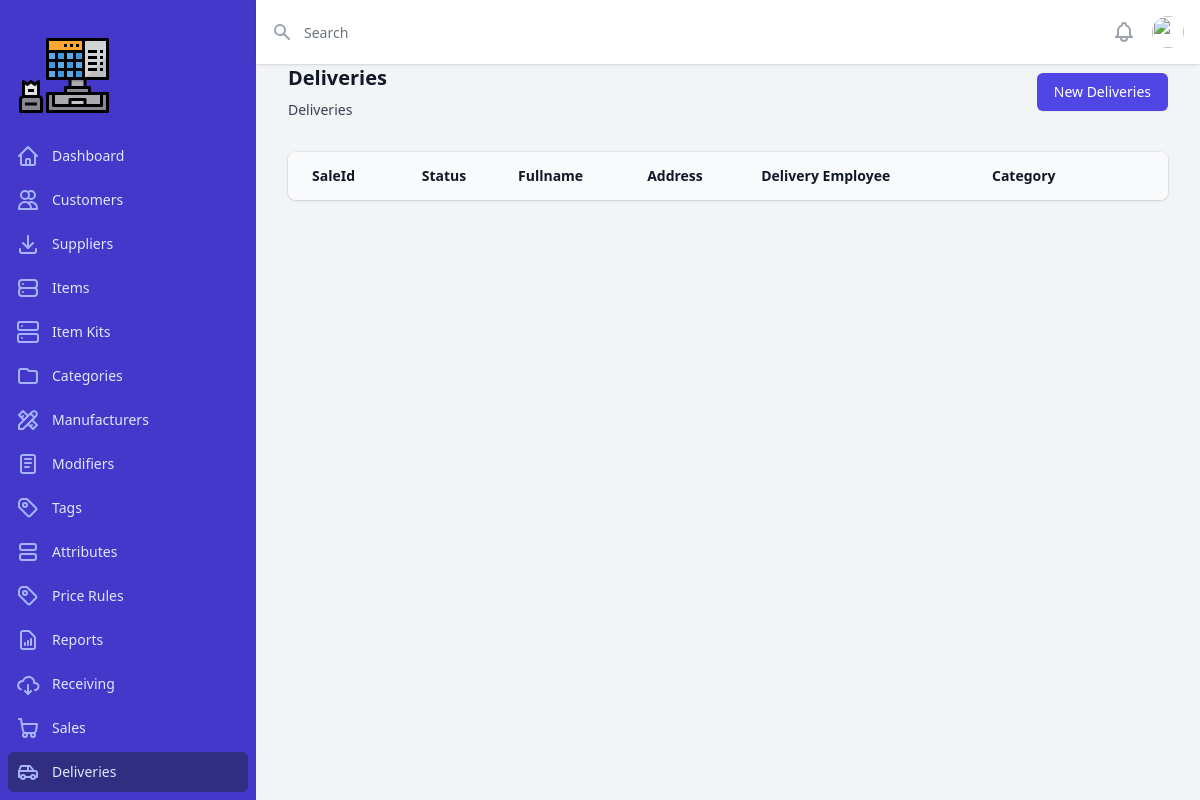
Page /index.php?page=deliveries on the earlier database version.
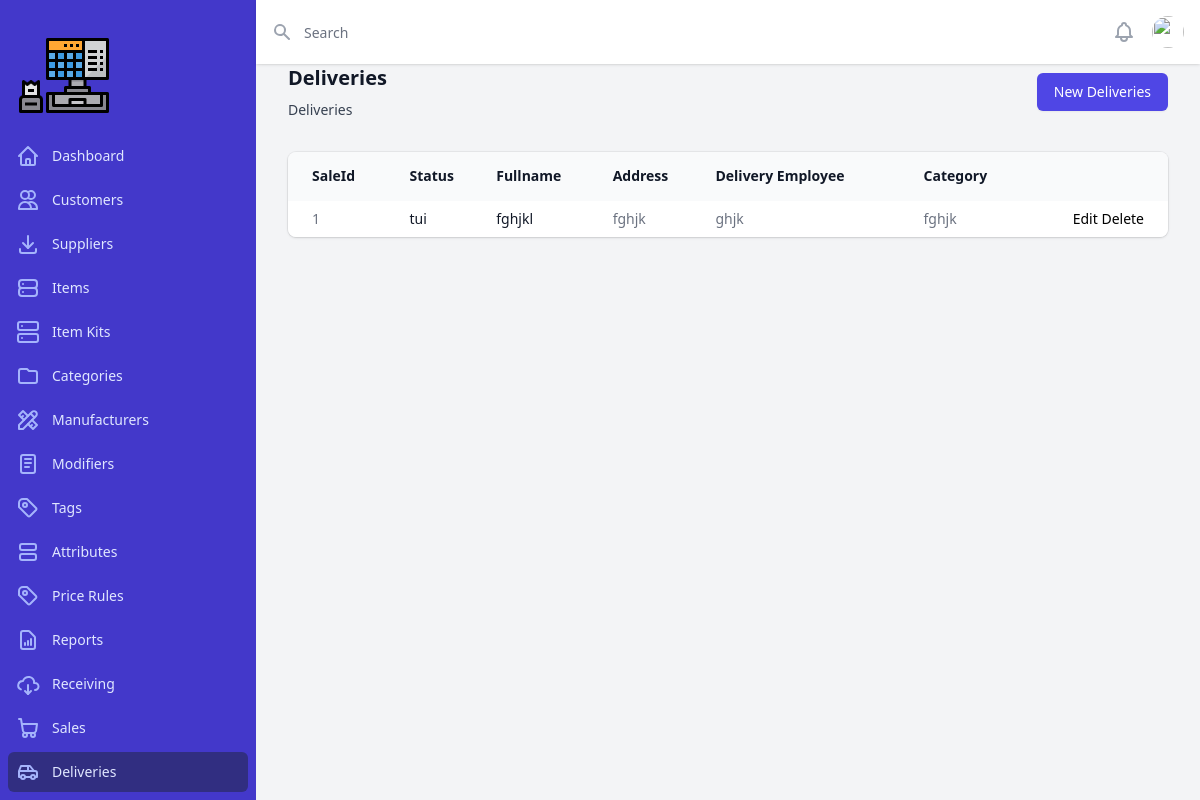
Same page on the later database version.
### tables this page shows
CREATE TABLE `tbl_deliveries` (
  `sale_id` int(11) NOT NULL,
  `status` varchar(50) NOT NULL,
  `fullname` varchar(50) NOT NULL,
  `address` varchar(50) NOT NULL,
  `delivery_employee` varchar(30) NOT NULL,
  `category` varchar(30) NOT NULL
);

### pages/deliveries/deliveries.php (the view, shortened to what this page needs)
<?php
require_once("config.php");
?>
<?php
	$pdo_statement = $pdo_conn->prepare("SELECT * FROM tbl_deliveries ORDER BY sale_id DESC");
	$pdo_statement->execute();
	$result = $pdo_statement->fetchAll();
?>
<div class="px-4 sm:px-6 lg:px-8">
  <div class="sm:flex sm:items-center">
    <div class="sm:flex-auto">
      <h1 class="text-xl font-semibold text-gray-900">Deliveries</h1>
      <p class="mt-2 text-sm text-gray-700">Deliveries</p>
    </div>
    <div class="mt-4 sm:mt-0 sm:ml-16 sm:flex-none">
      <a href="index.php?page=deliveries-create">
        <button type="button" class="inline-flex items-center justify-center rounded-md border border-transparent bg-indigo-600 px-4 py-2 text-sm font-medium text-white shadow-sm hover:bg-indigo-700 focus:outline-none focus:ring-2 focus:ring-indigo-500 focus:ring-offset-2 sm:w-auto">New Deliveries</button>
      </a>
    </div>
  </div>
  <div class="mt-8 flex flex-col">
    <div class="-my-2 -mx-4 overflow-x-auto sm:-mx-6 lg:-mx-8">
      <div class="inline-block min-w-full py-2 align-middle md:px-6 lg:px-8">
        <div class="overflow-hidden shadow ring-1 ring-black ring-opacity-5 md:rounded-lg">
          <table class="min-w-full divide-y divide-gray-50">
            <thead class="bg-gray-50">
              <tr>
                <th scope="col" class="whitespace-nowrap py-3.5 pl-4 pr-3 text-left text-sm font-semibold text-gray-900 sm:pl-6">SaleId</th>
                <th scope="col" class="whitespace-nowrap px-2 py-3.5 text-left text-sm font-semibold text-gray-900">Status</th>
                <th scope="col" class="whitespace-nowrap px-2 py-3.5 text-left text-sm font-semibold text-gray-900">Fullname</th></th>
                <th scope="col" class="whitespace-nowrap px-2 py-3.5 text-left text-sm font-semibold text-gray-900">Address</th>
                <th scope="col" class="whitespace-nowrap px-2 py-3.5 text-left text-sm font-semibold text-gray-900">Delivery Employee</th>
                <th scope="col" class="whitespace-nowrap px-2 py-3.5 text-left text-sm font-semibold text-gray-900">Category</th>
                <th scope="col" class="bg-gray-50 relative whitespace-nowrap py-3.5 pl-3 pr-4 sm:pr-6">
                </th>
              </tr>
            </thead>
            <tbody class="divide-y divide-gray-200 bg-white">
            <?php
              if(!empty($result)) {
              foreach($result as $row) {
              ?>
              <tr>
                <td class="whitespace-nowrap py-2 pl-4 pr-3 text-sm text-gray-500 sm:pl-6 text"><?php echo $row['sale_id'] ?></td>
                <td class="whitespace-nowrap px-2 py-2 text-sm font-medium text-gray-900"><?php echo $row['status'] ?></td>
                <td class="whitespace-nowrap px-2 py-2 text-sm text-gray-900"><?php echo $row['fullname'] ?></td>
                <td class="whitespace-nowrap px-2 py-2 text-sm text-gray-500"><?php echo $row['address'] ?></td>
                <td class="whitespace-nowrap px-2 py-2 text-sm text-gray-500"><?php echo $row['delivery_employee'] ?></td>
                <td class="whitespace-nowrap px-2 py-2 text-sm text-gray-500"><?php echo $row['category'] ?></td>
                <td class="relative whitespace-nowrap py-2 pr-4 text-right text-sm font-medium sm:pr-6 gap-2">
                  <a href="index.php?page=deliveries-update&sale_id=<?php echo $row['sale_id'] ?>">Edit</a>
                  <a href="index.php?page=deliveries-delete&sale_id=<?php echo $row['sale_id'] ?>" onclick="return confirm('do you want to delete this?')">Delete</a>
                </td>
              </tr>
              <?php } } ?>
            </tbody>
          </table>
        </div>
      </div>
    </div>
  </div>
</div>

Differences in the rows shown:
added tbl_deliveries: sale_id "1", status "tui", fullname "fghjkl", address "fghjk", delivery_employee "ghjk", category "fghjk"
